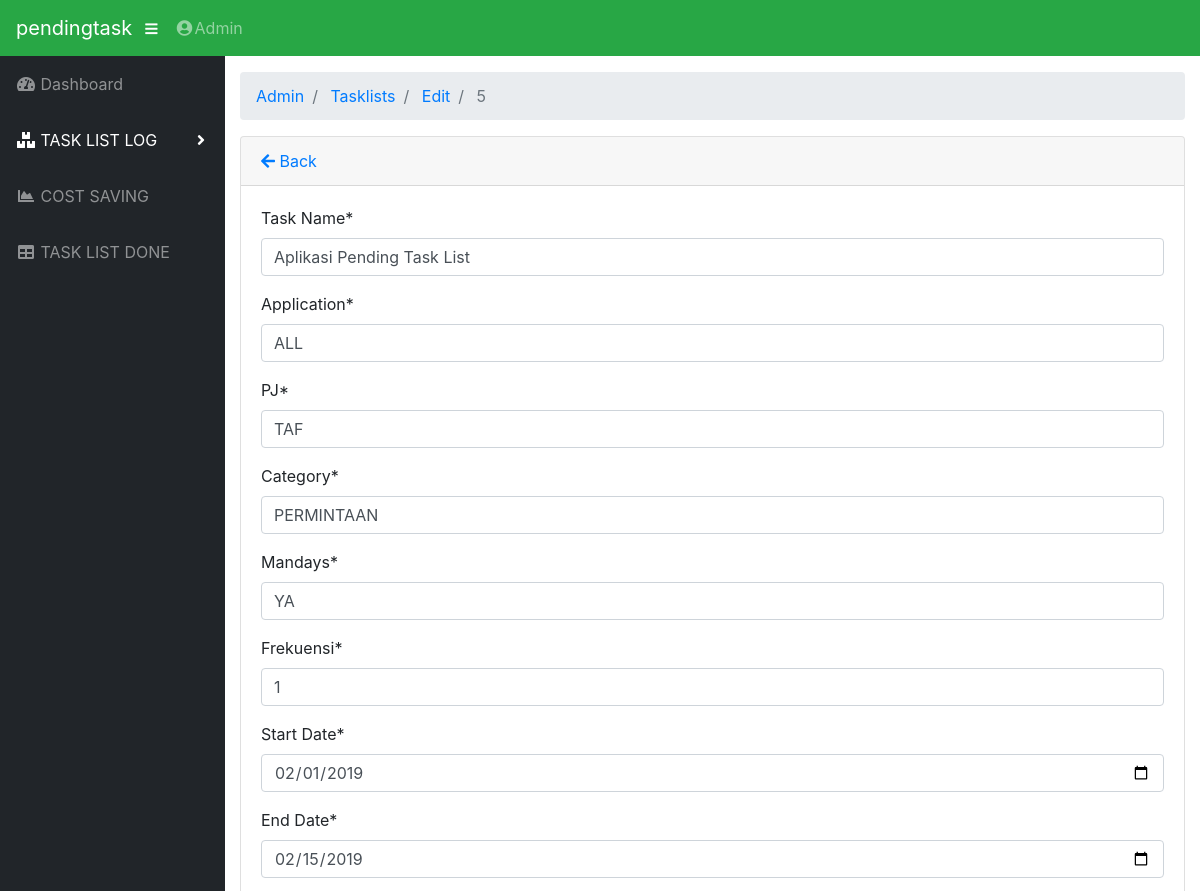
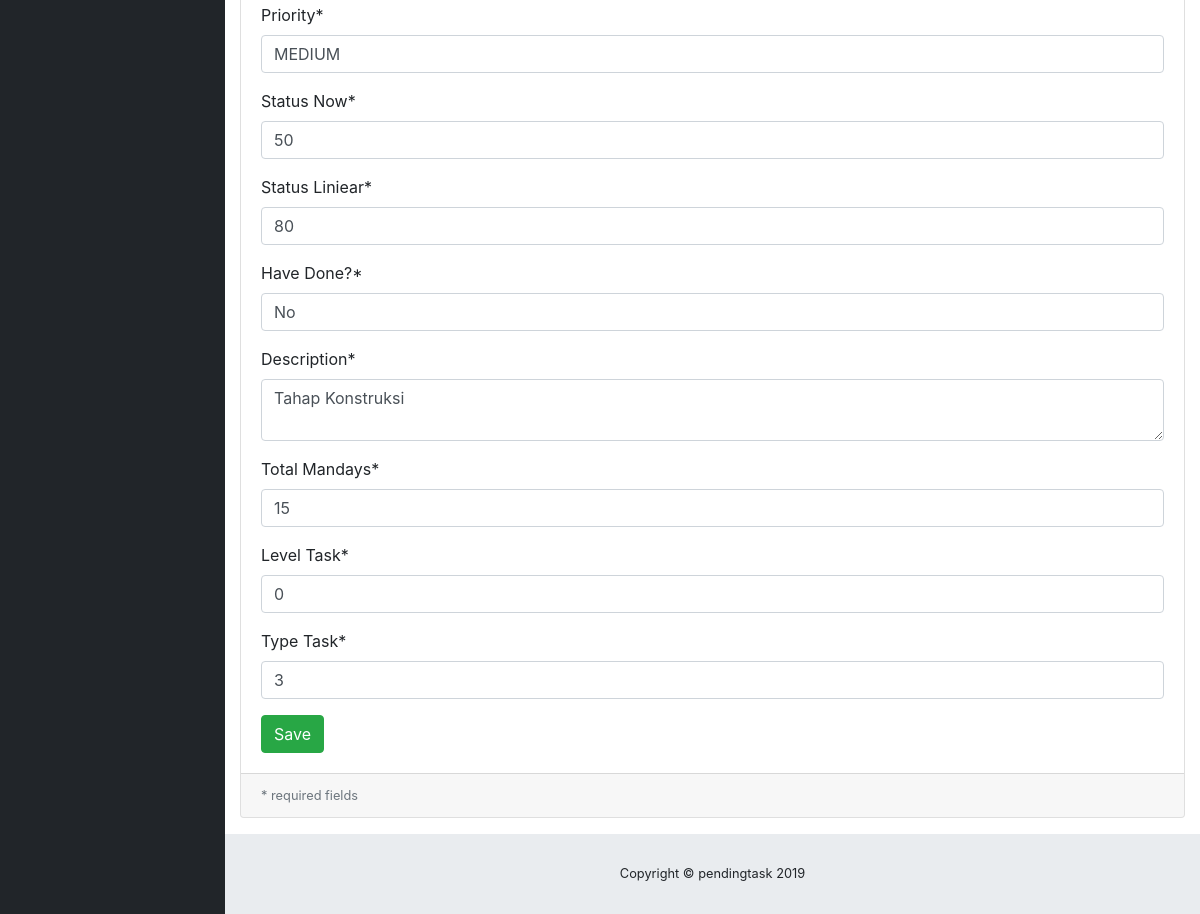
Screenshot of /admin/tasklists/edit/5 with the database file from the repository (2 pictures, top to bottom).
### tables this page shows
CREATE TABLE `tasklists` (
  `task_id` int(11) NOT NULL,
  `task_name` varchar(150) NOT NULL,
  `application` varchar(15) NOT NULL,
  `pj` varchar(10) NOT NULL,
  `category` varchar(15) NOT NULL,
  `mandays` varchar(5) NOT NULL,
  `frekuensi` int(11) NOT NULL,
  `start_date` date NOT NULL,
  `end_date` date NOT NULL,
  `priority` varchar(10) NOT NULL,
  `stat_now` int(11) NOT NULL,
  `stat_lin` int(11) NOT NULL,
  `done` varchar(10) NOT NULL,
  `description` text NOT NULL,
  `sum_mandays` int(11) NOT NULL,
  `level_task` int(11) NOT NULL,
  `type_task` int(11) NOT NULL
);

### application/controllers/admin/Tasklists.php (called while the page is built, shortened)
<?php
class Tasklists extends CI_Controller
{
    public function __construct()
    {
        $this->load->model("Tasklist_model");
        $this->load->library('form_validation');
    }
    public function edit($id = null)
    {
        $tasklist = $this->Tasklist_model;
        $data["tasklist"] = $tasklist->getById($id);
        $this->load->view("admin/tasklist/edit_task", $data);
    }
}

### index.php (called while the page is built, shortened)
<?php
require_once BASEPATH.'core/CodeIgniter.php';

### application/models/Tasklist_model.php (called while the page is built, shortened)
<?php defined('BASEPATH') OR exit('No direct script access allowed');
class Tasklist_model extends CI_Model
{
    private $_table = "tasklists";
    public function getById($id)
    {
        return $this->db->get_where($this->_table, ["task_id" => $id])->row();
    }
}

### application/views/admin/tasklist/edit_task.php (the view, shortened to what this page needs)
<!DOCTYPE html>
<html lang="en">
<head>
</head>
<body id="page-top">
	<div id="wrapper">
		<div id="content-wrapper">
			<div class="container-fluid">
				<div class="card mb-3">
					<div class="card-header">
						<a href="<?php echo site_url('admin/tasklists/') ?>"><i class="fas fa-arrow-left"></i>
							Back</a>
					</div>
					<div class="card-body">
						<form action="<?php base_url('admin/tasklist/edit') ?>" method="post" enctype="multipart/form-data">
							<div class="form-group">
								<label for="task_name">Task Name*</label>
								<input class="form-control <?php echo form_error('task_name') ? 'is-invalid':'' ?>"
								 type="text" name="task_name" placeholder="Task Name" value="<?php echo $tasklist->task_name ?>" />
							</div>
							<div class="form-group">
								<label for="application">Application*</label>
								<input class="form-control <?php echo form_error('application') ? 'is-invalid':'' ?>"
								 type="text" name="application" placeholder="Application" value="<?php echo $tasklist->application ?>" />
							</div>
							<div class="form-group">
								<label for="pj">PJ*</label>
								<input class="form-control <?php echo form_error('pj') ? 'is-invalid':'' ?>"
								 type="text" name="pj" placeholder="PJ" value="<?php echo $tasklist->pj ?>" />
							</div>
							<div class="form-group">
								<label for="category">Category*</label>
								<input class="form-control <?php echo form_error('category') ? 'is-invalid':'' ?>"
								 type="text" name="category" placeholder="Category" value="<?php echo $tasklist->category ?>" />
							</div>
							<div class="form-group">
								<label for="mandays">Mandays*</label>
								<input class="form-control <?php echo form_error('mandays') ? 'is-invalid':'' ?>"
								 type="text" name="mandays" placeholder="Mandays" value="<?php echo $tasklist->mandays ?>" />
							</div>
							<div class="form-group">
								<label for="frekuensi">Frekuensi*</label>
								<input class="form-control <?php echo form_error('frekuensi') ? 'is-invalid':'' ?>"
								 type="number" name="frekuensi" placeholder="Frekuensi" value="<?php echo $tasklist->frekuensi ?>" />
							</div>
							<div class="form-group">
								<label for="start_date">Start Date*</label>
								<input class="form-control <?php echo form_error('start_date') ? 'is-invalid':'' ?>"
								 type="date" name="start_date" placeholder="Start Date" value="<?php echo $tasklist->start_date ?>" />
							</div>
							<div class="form-group">
								<label for="end_date">End Date*</label>
								<input class="form-control <?php echo form_error('end_date') ? 'is-invalid':'' ?>"
								 type="date" name="end_date" placeholder="End Date" value="<?php echo $tasklist->end_date ?>" />
							</div>
							<div class="form-group">
								<label for="priority">Priority*</label>
								<input class="form-control <?php echo form_error('priority') ? 'is-invalid':'' ?>"
								 type="text" name="priority" placeholder="Priority" value="<?php echo $tasklist->priority ?>" />
							</div>
							<div class="form-group">
								<label for="stat_now">Status Now*</label>
								<input class="form-control <?php echo form_error('stat_now') ? 'is-invalid':'' ?>"
								 type="number" name="stat_now" placeholder="Status Now" value="<?php echo $tasklist->stat_now ?>" />
							</div>
							<div class="form-group">
								<label for="stat_lin">Status Liniear*</label>
								<input class="form-control <?php echo form_error('stat_lin') ? 'is-invalid':'' ?>"
								 type="number" name="stat_lin" placeholder="Status Liniear" value="<?php echo $tasklist->stat_lin ?>" />
							</div>
							<div class="form-group">
								<label for="done">Have Done?*</label>
								<input class="form-control <?php echo form_error('done') ? 'is-invalid':'' ?>"
								 type="text" name="done" placeholder="Yes/No" value="<?php echo $tasklist->done ?>" />
							</div>
							<div class="form-group">
								<label for="name">Description*</label>
								<textarea class="form-control <?php echo form_error('description') ? 'is-invalid':'' ?>"
								 name="description" placeholder="Description"><?php echo $tasklist->description ?></textarea>
							</div>
							<div class="form-group">
								<label for="sum_mandays">Total Mandays*</label>
								<input class="form-control <?php echo form_error('sum_mandays') ? 'is-invalid':'' ?>"
								 type="number" name="sum_mandays" placeholder="ex: 1" value="<?php echo $tasklist->sum_mandays ?>" />
							</div>
							<div class="form-group">
								<label for="level_task">Level Task*</label>
								<input class="form-control <?php echo form_error('level_task') ? 'is-invalid':'' ?>"
								 type="number" name="level_task" placeholder="Level Task" value="<?php echo $tasklist->level_task ?>" />
							</div>
							<div class="form-group">
								<label for="type_task">Type Task*</label>
								<input class="form-control <?php echo form_error('type_task') ? 'is-invalid':'' ?>"
								 type="number" name="type_task" placeholder="Type Task" value="<?php echo $tasklist->type_task ?>" />
							</div>
							<input class="btn btn-success" type="submit" name="btn" value="Save" />
						</form>
					</div>
					<div class="card-footer small text-muted">
						* required fields
					</div>
				</div>
			</div>
		</div>
</body>
</html>

### css/sb-admin.css (style rules this page uses)
html { position: relative; min-height: 100%; }
body { height: 100%; }
#wrapper { display: -webkit-box; display: -ms-flexbox; display: flex; }
#wrapper #content-wrapper { overflow-x: hidden; width: 100%; padding-top: 1rem; padding-bottom: 80px; }
:root { --input-padding-x: 0.75rem; --input-padding-y: 0.75rem; }

### rows the page displays
tasklists: task_name "Aplikasi Pending Task List", application "ALL", pj "TAF", category "PERMINTAAN", mandays "YA", frekuensi "1", start_date "02/01/2019", end_date "02/15/2019", priority "MEDIUM", stat_now "50", stat_lin "80", done "No", description "Tahap Konstruksi", sum_mandays "15", level_task "0", type_task "3"

### other values shown
SITE_NAME "pendingtask"
$segment "Admin"
$segment "Tasklists"
$segment "Edit"
$segment "5"
Date('Y') "2019"
